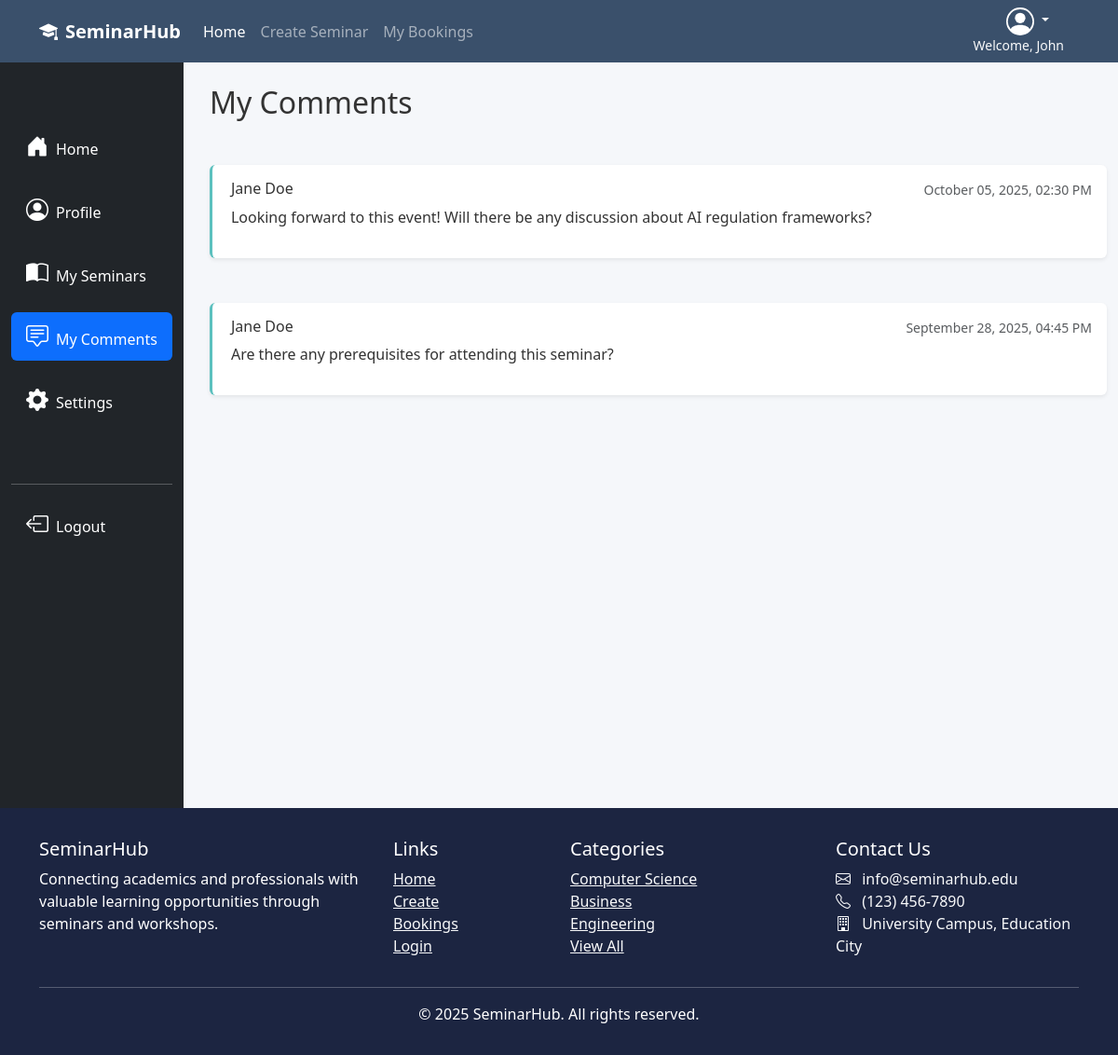
The app's page /profile/2/comments (signed in) with its own data.
### SeminarHub/models.py (models this page shows, shortened)
class User(db.Model, UserMixin):
    __tablename__ = 'users'
    id = db.Column(db.Integer, primary_key=True)
    first_name = db.Column(db.String(64), index=True)
    last_name  = db.Column(db.String(64), index=True)
    email      = db.Column(db.String(64), unique=True)
    password_hash = db.Column(db.String(256), nullable=False)
    number     = db.Column(db.String(64), nullable=False)
    address    = db.Column(db.String(256), nullable=False)
    last_seen = db.Column(db.DateTime, default=datetime.now())
    bookings      = db.relationship("Booking", back_populates="user")
    comments      = db.relationship("Comment", back_populates="user")
    owned_events  = db.relationship("Event",   back_populates="owner")

class Comment(db.Model):
    __tablename__ = "comments"
    id         = db.Column(db.Integer, primary_key=True)
    text       = db.Column(db.Text, nullable=False)
    created_at = db.Column(db.DateTime, default=datetime.utcnow)
    user_id  = db.Column(db.Integer, db.ForeignKey("users.id"))
    event_id = db.Column(db.Integer, db.ForeignKey("events.id"))
    user  = db.relationship("User",  back_populates="comments")
    event = db.relationship("Event", back_populates="comments")

### SeminarHub/user/user.py (the view)
@user_bp.route('/profile/<int:user_id>/comments')
@login_required
def comments(user_id):
    comments = db.session.query(Comment).filter(Comment.user_id == user_id).all()
    return render_template('my_comments.html', comments = comments, heading = 'My Comments | ')

### SeminarHub/user/templates/my_comments.html (shortened to what this page needs)
{% extends '_profile_navigation.html' %}
{% set active_page =  'comments'%}
{% block profile_content %}
<div class="container mt-4">
    <h2 class="mb-5">My Comments</h2>
    {% if comments|length > 0 %}
    {% for comment in comments %}
    <div class="my-5">
        <a href="{{url_for('event.event_details', event_id=comment.event_id)}}" class="text-decoration-none text-reset">
        <div class="comment search-comment mb-4 bg-white rounded shadow-sm p-3">
            <div class="d-flex justify-content-between">
                <h6 class="ms-1">{{comment.user.first_name}} {{comment.user.last_name}}</h6>
                <small class="text-muted">{{comment.created_at.strftime("%B %d, %Y, %I:%M %p")}}</small>
            </div>
            <p class="ms-1">{{comment.text}}</p>
        </div>
        </a>
    </div>
    {% endfor %}
    {% else %}
    <div class="text-center py-5">
        <h4 class="p-5">You have not made any comments yet.</h4>
    </div>
    {% endif %}
</div>
{% endblock %}

### SeminarHub/templates/_navigation.html (shortened to what this page needs)
<nav class="navbar navbar-expand-lg navbar-dark sticky-top">
    <div class="container">
        <a class="navbar-brand fw-bold" href="{{ url_for('main.index') }}">
            <i class="bi bi-mortarboard-fill me-2"></i>SeminarHub
        </a>
        {% if current_user.is_authenticated %}
        <div class="ms-auto order-lg-last text-end">
            <div class="dropdown pe-3">
                <a href="#" class="d-block link-body-emphasis text-decoration-none dropdown-toggle text-light pe-3" data-bs-toggle="dropdown" aria-expanded="false">
                </a>
                <small class="d-block text-end text-light">Welcome, {{ current_user.first_name }}</small>
            </div>
        </div>
        {% endif %}
        <div class="collapse navbar-collapse" id="navbarNav">
            <ul class="navbar-nav me-auto">
                <li class="nav-item">
                    <a class="nav-link active" href="{{ url_for('main.index') }}">Home</a>
                </li>
                <li class="nav-item">
                    <a class="nav-link" href="{{url_for('event.create')}}">Create Seminar</a>
                </li>
                <li class="nav-item">
                    <a class="nav-link" href="{{url_for('booking.booking')}}">My Bookings</a>
                </li>
            </ul>
        </div>
    </div>
</nav>

### SeminarHub/static/style/stylesheet.css (style rules this page uses)
:root { --primary: #3a506b; --secondary: #5bc0be; --light: #f8f9fa; --dark: #1c2541; --accent: #e07a5f; }
html, body { min-height: 100%; margin: 0; padding: 0; }
body { font-family: 'Segoe UI', Tahoma, Geneva, Verdana, sans-serif; background-color: #f5f7fa; color: #333; }
.navbar { background-color: var(--primary); }
.comment { border-left: 3px solid var(--secondary); padding-left: 1rem; margin-bottom: 1rem; }

### records on screen
User: first_name "John"
Comment: user.first_name "Jane", user.last_name "Doe", created_at "October 05, 2025, 02:30 PM", text "Looking forward to this event! Will there be any discussion about AI regulation frameworks?"
Comment: user.first_name "Jane", user.last_name "Doe", created_at "September 28, 2025, 04:45 PM", text "Are there any prerequisites for attending this seminar?"

### other values on screen
{{ current_year or 2025 }} "2025"
